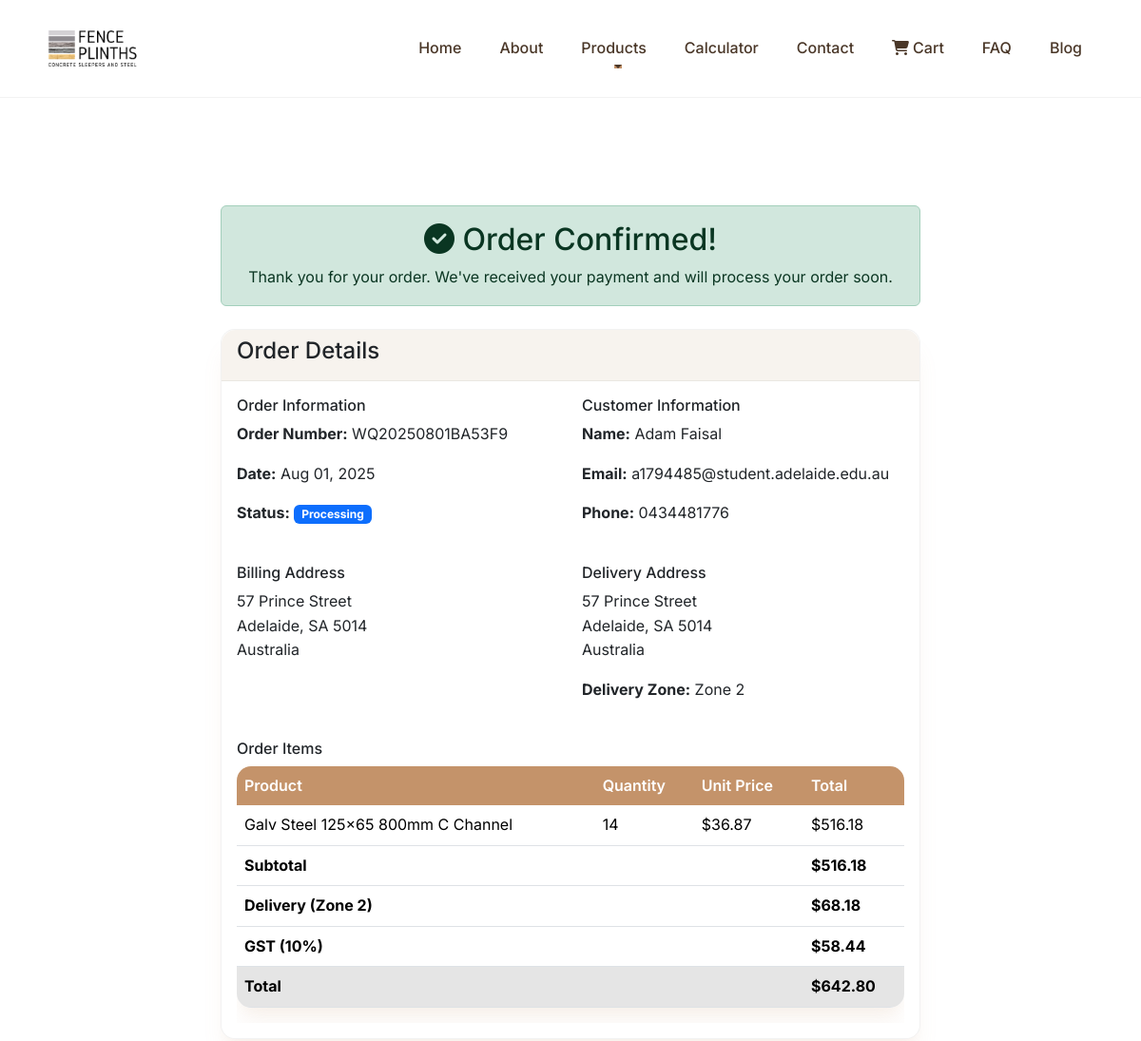
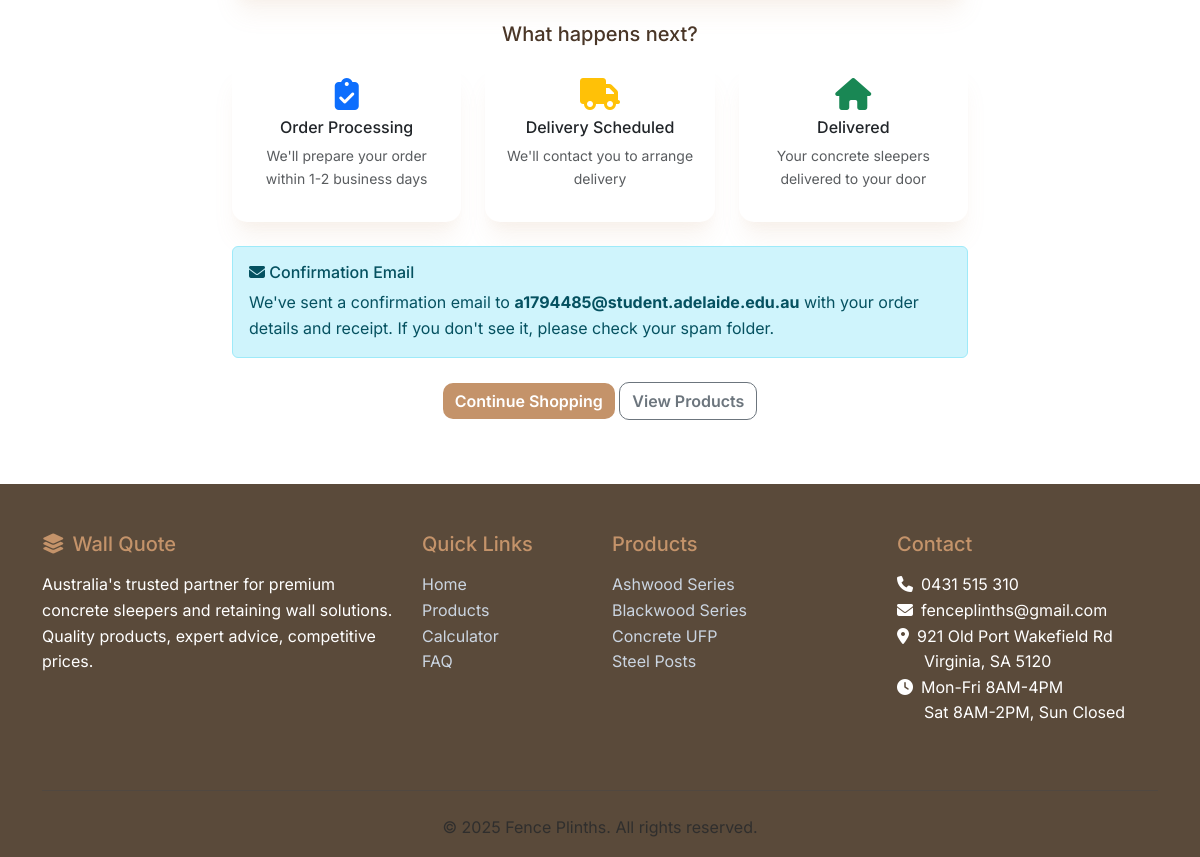
Screenshot of /order-confirmation/WQ20250801BA53F9/ with the database file from the repository (2 pictures, top to bottom).
### quotes/models.py (models this page shows, shortened)
class Order(models.Model):
    STATUS_CHOICES = [
        ('pending', 'Pending Payment'),
        ('processing', 'Processing'),
        ('shipped', 'Shipped'),
        ('delivered', 'Delivered'),
        ('cancelled', 'Cancelled'),
        ('refunded', 'Refunded'),
    ]
    DELIVERY_STATUS_CHOICES = [
        ('pending', 'Delivery Pending'),
        ('accepted', 'Delivery Accepted'),
        ('rejected', 'Delivery Rejected'),
        ('outsourced', 'Passed to RB Transport'),
        ('scheduled', 'Delivery Scheduled'),
        ('completed', 'Delivery Completed'),
    ]
    order_number = models.CharField(max_length=50, unique=True)
    customer = models.ForeignKey(Customer, on_delete=models.CASCADE, related_name='orders')
    status = models.CharField(max_length=20, choices=STATUS_CHOICES, default='pending')
    created_at = models.DateTimeField(auto_now_add=True)
    updated_at = models.DateTimeField(auto_now=True)
    subtotal = models.DecimalField(max_digits=10, decimal_places=2)
    delivery_cost = models.DecimalField(max_digits=10, decimal_places=2, default=0.00)
    tax_amount = models.DecimalField(max_digits=10, decimal_places=2, default=0.00)
    total_amount = models.DecimalField(max_digits=10, decimal_places=2)
    discount_code = models.ForeignKey(DiscountCode, on_delete=models.SET_NULL, null=True, blank=True)
    discount_amount = models.DecimalField(max_digits=10, decimal_places=2, default=0.00)
    discount_type = models.CharField(max_length=20, blank=True)
    stripe_payment_intent_id = models.CharField(max_length=200, blank=True)
    stripe_charge_id = models.CharField(max_length=200, blank=True)
    payment_method = models.CharField(max_length=50, default='stripe')
    paid_at = models.DateTimeField(null=True, blank=True)
    xero_invoice_id = models.CharField(max_length=200, blank=True)
    xero_invoice_number = models.CharField(max_length=100, blank=True)
    xero_synced_at = models.DateTimeField(null=True, blank=True)
    delivery_slot = models.ForeignKey(DeliverySlot, on_delete=models.SET_NULL, null=True, blank=True)
    delivery_status = models.CharField(max_length=20, choices=DELIVERY_STATUS_CHOICES, default='pending')
    delivery_notes = models.TextField(blank=True)
    delivery_date = models.DateField(null=True, blank=True)
    delivery_time_slot = models.CharField(max_length=50, blank=True)  # e.g., "9:00 AM - 12:00 PM"
    tracking_number = models.CharField(max_length=100, blank=True)
    rb_transport_sent = models.BooleanField(default=False)
    rb_transport_sent_at = models.DateTimeField(null=True, blank=True)
    rb_transport_response = models.TextField(blank=True)
    internal_delivery_assigned_to = models.CharField(max_length=100, blank=True)
    delivery_vehicle = models.CharField(max_length=100, blank=True)
    delivery_instructions = models.TextField(blank=True)
    special_requests = models.TextField(
        blank=True,
        null=True,
        max_length=1000,
        help_text="Customer special requirements like sleeper cutting, delivery instructions, etc.",
        verbose_name="Special Requests"
    )
    class Meta:
        ordering = ['-created_at']

class Customer(models.Model):
    email = models.EmailField(unique=True)
    first_name = models.CharField(max_length=100)
    last_name = models.CharField(max_length=100)
    phone = models.CharField(max_length=20, blank=True)
    created_at = models.DateTimeField(auto_now_add=True)
    billing_address_line1 = models.CharField(max_length=255, blank=True)
    billing_address_line2 = models.CharField(max_length=255, blank=True)
    billing_city = models.CharField(max_length=100, blank=True)
    billing_state = models.CharField(max_length=100, blank=True)
    billing_postcode = models.CharField(max_length=10, blank=True)
    billing_country = models.CharField(max_length=100, default='Australia')
    delivery_address_line1 = models.CharField(max_length=255, blank=True)
    delivery_address_line2 = models.CharField(max_length=255, blank=True)
    delivery_city = models.CharField(max_length=100, blank=True)
    delivery_state = models.CharField(max_length=100, blank=True)
    delivery_postcode = models.CharField(max_length=10, blank=True)
    delivery_country = models.CharField(max_length=100, default='Australia')
    delivery_zone = models.CharField(max_length=50, blank=True)
    delivery_cost = models.DecimalField(max_digits=10, decimal_places=2, default=0.00)
    @property
    def full_name(self):
        return f"{self.first_name} {self.last_name}"

class OrderItem(models.Model):
    order = models.ForeignKey(Order, on_delete=models.CASCADE, related_name='items')
    product_id = models.CharField(max_length=50)  # From products_data.py
    product_name = models.CharField(max_length=200)
    product_length = models.CharField(max_length=20, blank=True)
    product_thickness = models.CharField(max_length=20, blank=True)
    product_style = models.CharField(max_length=100, blank=True)
    unit_price = models.DecimalField(max_digits=10, decimal_places=2)
    quantity = models.PositiveIntegerField()
    total_price = models.DecimalField(max_digits=10, decimal_places=2)
    notes = models.TextField(blank=True)

### quotes/views.py (the view)
# urls.py: path("order-confirmation/<str:order_number>/", views.order_confirmation, name="order_confirmation"),
def order_confirmation(request, order_number):
    order = get_object_or_404(Order, order_number=order_number)
    return render(request, 'order_confirmation.html', {'order': order})

### templates/order_confirmation.html (shortened to what this page needs)
{% extends "base.html" %}
{% load static %}
{% block content %}
<div class="container mt-5 pt-5">
  <div class="row justify-content-center">
    <div class="col-lg-8">
      <div class="text-center mb-4">
        <div class="alert alert-success">
          <h2><i class="fas fa-check-circle"></i> Order Confirmed!</h2>
          <p class="mb-0">Thank you for your order. We've received your payment and will process your order soon.</p>
        </div>
      </div>
      <div class="card">
        <div class="card-header">
          <h4>Order Details</h4>
        </div>
        <div class="card-body">
          <div class="row mb-4">
            <div class="col-md-6">
              <h6>Order Information</h6>
              <p><strong>Order Number:</strong> {{ order.order_number }}</p>
              <p><strong>Date:</strong> {{ order.created_at|date:"M d, Y" }}</p>
              <p><strong>Status:</strong>
                <span class="badge bg-primary">{{ order.get_status_display }}</span>
              </p>
            </div>
            <div class="col-md-6">
              <h6>Customer Information</h6>
              <p><strong>Name:</strong> {{ order.customer.full_name }}</p>
              <p><strong>Email:</strong> {{ order.customer.email }}</p>
              <p><strong>Phone:</strong> {{ order.customer.phone }}</p>
            </div>
          </div>
          <div class="row mb-4">
            <div class="col-md-6">
              <h6>Billing Address</h6>
              <address>
                {{ order.customer.billing_address_line1 }}<br>
                {{ order.customer.billing_city }}, {{ order.customer.billing_state }} {{ order.customer.billing_postcode }}<br>
                {{ order.customer.billing_country }}
              </address>
            </div>
            <div class="col-md-6">
              <h6>Delivery Address</h6>
              <address>
                {{ order.customer.delivery_address_line1 }}<br>
                {{ order.customer.delivery_city }}, {{ order.customer.delivery_state }} {{ order.customer.delivery_postcode }}<br>
                {{ order.customer.delivery_country }}
              </address>
              <p><strong>Delivery Zone:</strong> {{ order.customer.delivery_zone }}</p>
            </div>
          </div>
          <h6>Order Items</h6>
          <div class="table-responsive">
            <table class="table">
              <thead>
                <tr>
                  <th>Product</th>
                  <th>Quantity</th>
                  <th>Unit Price</th>
                  <th>Total</th>
                </tr>
              </thead>
              <tbody>
                {% for item in order.items.all %}
                <tr>
                  <td>
                    {{ item.product_name }}
                  </td>
                  <td>{{ item.quantity }}</td>
                  <td>${{ item.unit_price|floatformat:2 }}</td>
                  <td>${{ item.total_price|floatformat:2 }}</td>
                </tr>
                {% endfor %}
              </tbody>
              <tfoot>
                <tr>
                  <th colspan="3">Subtotal</th>
                  <th>${{ order.subtotal|floatformat:2 }}</th>
                </tr>
                <tr>
                  <th colspan="3">Delivery ({{ order.customer.delivery_zone }})</th>
                  <th>${{ order.delivery_cost|floatformat:2 }}</th>
                </tr>
                <tr>
                  <th colspan="3">GST (10%)</th>
                  <th>${{ order.tax_amount|floatformat:2 }}</th>
                </tr>
                <tr class="table-active">
                  <th colspan="3">Total</th>
                  <th>${{ order.total_amount|floatformat:2 }}</th>
                </tr>
              </tfoot>
            </table>
          </div>
        </div>
      </div>
      <div class="text-center mt-4">
        <h5>What happens next?</h5>
        <div class="row text-center mt-3">
          <div class="col-md-4">
            <div class="card border-0">
              <div class="card-body">
                <i class="fas fa-clipboard-check fa-2x text-primary mb-2"></i>
                <h6>Order Processing</h6>
                <p class="small text-muted">We'll prepare your order within 1-2 business days</p>
              </div>
            </div>
          </div>
          <div class="col-md-4">
            <div class="card border-0">
              <div class="card-body">
                <i class="fas fa-truck fa-2x text-warning mb-2"></i>
                <h6>Delivery Scheduled</h6>
                <p class="small text-muted">We'll contact you to arrange delivery</p>
              </div>
            </div>
          </div>
          <div class="col-md-4">
            <div class="card border-0">
              <div class="card-body">
                <i class="fas fa-home fa-2x text-success mb-2"></i>
                <h6>Delivered</h6>
                <p class="small text-muted">Your concrete sleepers delivered to your door</p>
              </div>
            </div>
          </div>
        </div>
      </div>
      <div class="alert alert-info mt-4">
        <h6><i class="fas fa-envelope"></i> Confirmation Email</h6>
        <p class="mb-0">
          We've sent a confirmation email to <strong>{{ order.customer.email }}</strong> with your order details and receipt.
          If you don't see it, please check your spam folder.
        </p>
      </div>
      <div class="text-center mt-4">
        <a href="{% url 'homepage' %}" class="btn btn-primary">Continue Shopping</a>
        <a href="{% url 'our_range' %}" class="btn btn-outline-secondary">View Products</a>
      </div>
    </div>
  </div>
</div>
{% endblock %}

### templates/base.html (shortened to what this page needs)
{% load static %}
<!DOCTYPE html>
<html lang="en">
<head>
  <link href="https://cdn.jsdelivr.net/npm/bootstrap@5.3.3/dist/css/bootstrap.min.css" rel="stylesheet">
  <link href="https://cdnjs.cloudflare.com/ajax/libs/font-awesome/6.4.0/css/all.min.css" rel="stylesheet">
</head>
<body>
<nav class="navbar navbar-expand-lg" id="mainNavbar">
  <div class="container">
    <a class="navbar-brand" href="{% url 'homepage' %}">
      <img src="{% static 'images/Fence_Plinths_Logo.png' %}" alt="Fence Plinths">
    </a>
    <div class="collapse navbar-collapse" id="navbarNav">
      <ul class="navbar-nav ms-auto">
        <li class="nav-item">
          <a class="nav-link" href="{% url 'homepage' %}">Home</a>
        </li>
        <li class="nav-item">
          <a class="nav-link" href="{% url 'homepage' %}#about">About</a>
        </li>
        <li class="nav-item dropdown">
          <a class="nav-link dropdown-toggle" href="#" id="productsDropdown" role="button" data-bs-toggle="dropdown" aria-expanded="false">
            Products
          </a>
        </li>
        <li class="nav-item">
          <a class="nav-link" href="{% url 'homepage' %}#calculator">Calculator</a>
        </li>
        <li class="nav-item">
          <a class="nav-link" href="{% url 'homepage' %}#contact">Contact</a>
        </li>
        <li class="nav-item">
          <a class="nav-link" href="{% url 'cart_view' %}">
            <i class="fas fa-shopping-cart me-1"></i>Cart
          </a>
        </li>
        <li class="nav-item">
          <a class="nav-link" href="{% url 'faq' %}">FAQ</a>
        </li>
        <li class="nav-item">
          <a class="nav-link" href="{% url 'blog_list' %}">Blog</a>
        </li>
      </ul>
    </div>
  </div>
</nav>
<main class="page-content">
  {% block content %}
  {% endblock %}
</main>
<footer class="footer">
  <div class="container">
    <div class="row">
      <div class="col-lg-4 mb-4">
        <h5><i class="fas fa-layer-group me-2"></i>Wall Quote</h5>
        <p class="text-white">Australia's trusted partner for premium concrete sleepers and retaining wall solutions. Quality products, expert advice, competitive prices.</p>
      </div>
      <div class="col-lg-2 mb-4">
        <h5>Quick Links</h5>
        <ul class="list-unstyled">
          <li><a href="{% url 'homepage' %}">Home</a></li>
          <li><a href="{% url 'our_range' %}">Products</a></li>
          <li><a href="{% url 'homepage' %}#calculator">Calculator</a></li>
          <li><a href="{% url 'faq' %}">FAQ</a></li>
        </ul>
      </div>
      <div class="col-lg-3 mb-4">
        <h5>Products</h5>
        <ul class="list-unstyled">
          <li><a href="{% url 'product_detail' slug='ashwood' %}">Ashwood Series</a></li>
          <li><a href="{% url 'product_detail' slug='blackwood' %}">Blackwood Series</a></li>
          <li><a href="{% url 'product_detail' slug='concrete-ufp' %}">Concrete UFP</a></li>
          <li><a href="{% url 'product_detail' slug='steel-posts' %}">Steel Posts</a></li>
        </ul>
      </div>
      <div class="col-lg-3 mb-4">
        <h5>Contact</h5>
        <ul class="list-unstyled">
          <li><i class="fas fa-phone me-2"></i>0431 515 310</li>
          <li><i class="fas fa-envelope me-2"></i>fenceplinths@gmail.com</li>
          <li><i class="fas fa-map-marker-alt me-2"></i>921 Old Port Wakefield Rd<br>&nbsp;&nbsp;&nbsp;&nbsp;&nbsp;&nbsp;Virginia, SA 5120</li>
          <li><i class="fas fa-clock me-2"></i>Mon-Fri 8AM-4PM<br>&nbsp;&nbsp;&nbsp;&nbsp;&nbsp;&nbsp;Sat 8AM-2PM, Sun Closed</li>
        </ul>
      </div>
    </div>
    <hr class="my-4" style="border-color: #374151;">
    <div class="text-center">
      <p class="text-muted mb-0">&copy; 2025 Fence Plinths. All rights reserved.</p>
    </div>
  </div>
</footer>
<div class="position-fixed bottom-0 end-0 p-3" style="z-index: 9999;">
</div>
</body>
</html>

### rows the page displays
Order: order_number "WQ20250801BA53F9", created_at "Aug 01, 2025", status "Processing", customer.full_name "Adam Faisal", customer.email "a1794485@student.adelaide.edu.au", customer.phone "0434481776", customer.billing_address_line1 "57 Prince Street", customer.billing_city "Adelaide", customer.billing_state "SA", customer.billing_postcode "5014", customer.billing_country "Australia", customer.delivery_address_line1 "57 Prince Street", customer.delivery_city "Adelaide", customer.delivery_state "SA", customer.delivery_postcode "5014", customer.delivery_country "Australia", customer.delivery_zone "Zone 2", subtotal "516.18", delivery_cost "68.18", tax_amount "58.44", total_amount "642.80"
OrderItem: product_name "Galv Steel 125x65 800mm C Channel", quantity "14", unit_price "36.87", total_price "516.18"
